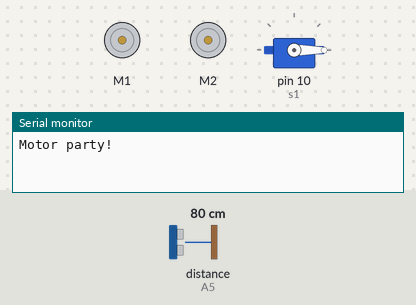
Simulated run of this sketch. Board: Arduino Uno, built with avr-gcc and run on an emulated ATmega328P. On the bench: 2 × DC motor (green arrow = forward, orange = backward, longer = faster), servo, the last lines printed to the serial monitor. The test bench sets the inputs (shaded band); at power-on: distance to the obstacle (sensor on A5) 80 cm. The echo pulse lasts 58.3 µs per cm.

Above: at 0.05 s.
At 14.0 s:
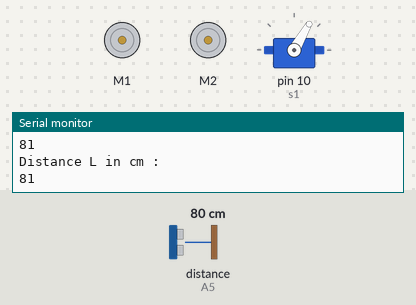
Timing chart, 0 to 18.2 s (numbered marks = the images above):
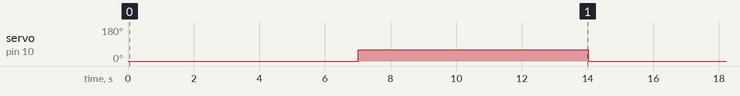

The sketch:

ARDUINO_OBSTACLE_AVOIDING_CAR.ino
```cpp
//ARDUINO OBSTACLE AVOIDING CAR//
// Before uploading the code you have to install the necessary library//
//AFMotor Library https://learn.adafruit.com/adafruit-motor-shield/library-install //
//NewPing Library https://github.com/livetronic/Arduino-NewPing//
//Servo Library https://github.com/arduino-libraries/Servo.git //
// To Install the libraries go to sketch >> Include Library >> Add .ZIP File >> Select the Downloaded ZIP files From the Above links //


#include <AFMotor.h>
#include <NewPing.h>
#include <Servo.h>

// #define TRIG_PIN A4
// #define MAX_DISTANCE 400
// #define MAX_SPEED 200 // sets speed of DC  motors
// #define MAX_SPEED_OFFSET 20

int TRIGGER_PIN =A4;
int ECHO_PIN = A5;
int MAX_DISTANCE = 400;
int distance = 0;
int left_distance = 0;
int right_distance = 0;

NewPing sonar(TRIGGER_PIN, ECHO_PIN, MAX_DISTANCE);

AF_DCMotor leftMotor (1);
AF_DCMotor rightMotor (2);
Servo s1;

int pos = 0;


void backward(int duration){ // Motor Polarity Reversed
  leftMotor.run(FORWARD);
  rightMotor.run(FORWARD);
  delay(duration);

}


void forward(int duration){
  leftMotor.run(BACKWARD);
  rightMotor.run(BACKWARD);
  delay(duration);

}


void turnRight(int duration){
  leftMotor.run(FORWARD);
  rightMotor.run(BACKWARD);
  delay(duration);

}

void turnLeft(int duration){
  rightMotor.run(FORWARD);
  leftMotor.run(BACKWARD);
  delay(duration);

}

void stop(int duration){
  leftMotor.run(RELEASE);
  rightMotor.run(RELEASE);
  delay(duration);
}


void setup() {

  Serial.begin(9600);  // set up Serial library at 9600 bps
  Serial.println("Motor party!");

  // initiate left motor
  leftMotor.setSpeed(200);
  leftMotor.run(RELEASE);

    // initiate right motor
  rightMotor.setSpeed(200);
  rightMotor.run(RELEASE);

  // initiate Servo Motor
  s1.attach(10);
  s1.write(0);


}

void loop() {


//Checking Servo Conenection - Servo Working fine


  s1.write(0);
  delay(2000);
  distance = sonar.ping_cm();
  Serial.println("Distance in cm :");
  Serial.println(distance);
  delay(5000);


  s1.write(60);
  delay(2000);
  left_distance = sonar.ping_cm();
  Serial.println("Distance L in cm :");
  Serial.println(left_distance);
  delay(5000);
  // s1.write(50);
  // delay(5000);
  // s1.write(110);
  // delay(5000);

  // for (pos =0;pos<=180;pos+=90){
  //   s1.write(pos);
  //   delay(10000);
  // }
  // backward(5000);
  // stop(10000);
}


//  int distanceR = 0;
//  int distanceL =  0;
//  delay(40);

//  if(distance<=15)
//  {
//   moveStop();
//   delay(100);
//   moveBackward();
//   delay(300);
//   moveStop();
//   delay(200);
//   distanceR = lookRight();
//   delay(200);
//   distanceL = lookLeft();
//   delay(200);

//   if(distanceR>=distanceL)
//   {
//     turnRight();
//     moveStop();
//   }else
//   {
//     turnLeft();
//     moveStop();
//   }
//  }else
//  {
//   moveForward();
//  }
//  distance = readPing();
// }

// int lookRight()
// {
//     myservo.write(50);
//     delay(500);
//     int distance = readPing();
//     delay(100);
//     myservo.write(115);
//     return distance;
// }

// int lookLeft()
// {
//     myservo.write(170);
//     delay(500);
//     int distance = readPing();
//     delay(100);
//     myservo.write(115);
//     return distance;
//     delay(100);
// }

// int readPing() {
//   delay(70);
//   int cm = sonar.ping_cm();
//   if(cm==0)
//   {
//     cm = 250;
//   }
//   return cm;
// }

// void moveStop() {
//   motor1.run(RELEASE);
//   motor2.run(RELEASE);
//   motor3.run(RELEASE);
//   motor4.run(RELEASE);
//   }

// void moveForward() {

//  if(!goesForward)
//   {
//     goesForward=true;
//     motor1.run(FORWARD);
//     motor2.run(FORWARD);
//     motor3.run(FORWARD);
//     motor4.run(FORWARD);
//    for (speedSet = 0; speedSet < MAX_SPEED; speedSet +=2) // slowly bring the speed up to avoid loading down the batteries too quickly
//    {
//     motor1.setSpeed(speedSet);
//     motor2.setSpeed(speedSet);
//     motor3.setSpeed(speedSet);
//     motor4.setSpeed(speedSet);
//     delay(5);
//    }
//   }
// }

// void moveBackward() {
//     goesForward=false;
//     motor1.run(BACKWARD);
//     motor2.run(BACKWARD);
//     motor3.run(BACKWARD);
//     motor4.run(BACKWARD);
//   for (speedSet = 0; speedSet < MAX_SPEED; speedSet +=2) // slowly bring the speed up to avoid loading down the batteries too quickly
//   {
//     motor1.setSpeed(speedSet);
//     motor2.setSpeed(speedSet);
//     motor3.setSpeed(speedSet);
//     motor4.setSpeed(speedSet);
//     delay(5);
//   }
// }

// void turnRight() {
//   motor1.run(FORWARD);
//   motor2.run(FORWARD);
//   motor3.run(BACKWARD);
//   motor4.run(BACKWARD);
//   delay(500);
//   motor1.run(FORWARD);
//   motor2.run(FORWARD);
//   motor3.run(FORWARD);
//   motor4.run(FORWARD);
// }

// void turnLeft() {
//   motor1.run(BACKWARD);
//   motor2.run(BACKWARD);
//   motor3.run(FORWARD);
//   motor4.run(FORWARD);
//   delay(500);
//   motor1.run(FORWARD);
//   motor2.run(FORWARD);
//   motor3.run(FORWARD);
//   motor4.run(FORWARD);
// }
```

Measured:
- by itself, servo on pin 10 (s1): alternates 60° for 7.0 s and 0° for 7.0 s
